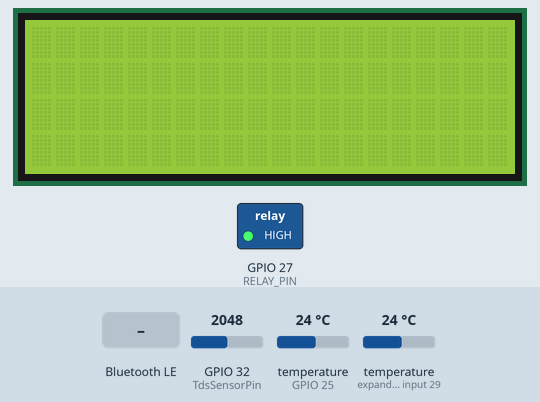
Simulated run of this sketch. Board: ESP32. Shown: 20×4 character LCD, switched loads named in the sketch (green lamp = pin HIGH). Inputs (shaded band) come from the test bench; at power-on: temperature (sensors on GPIO 25, expander input 29) 24 °C, GPIO 32 (TdsSensorPin) = 2048. The local clock reads 2024-03-15 10:24:30 at power-on unless the sketch sets it; EEPROM starts erased; nothing arrives over Bluetooth unless stated; a phone connects over Bluetooth LE 3 s after start; what the sketch prints to the serial monitor is not drawn.

Above: at 2.4 s.
2.5 s: Bluetooth LE write "0" received
At 3.1 s:
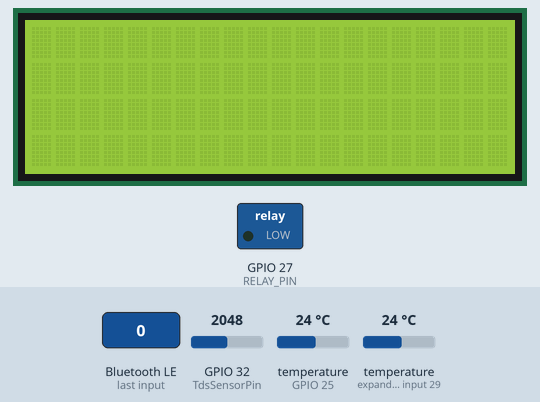
4.2 s: temperature (sensor on GPIO 25) set to 12 °C
At 7.0 s:
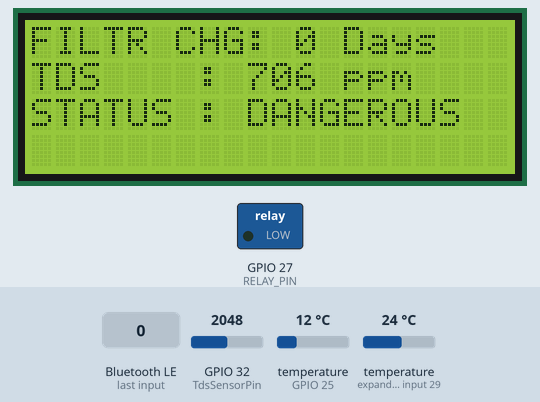
7.2 s: temperature (sensor on expander input 29) set to 12 °C
At 10.0 s:
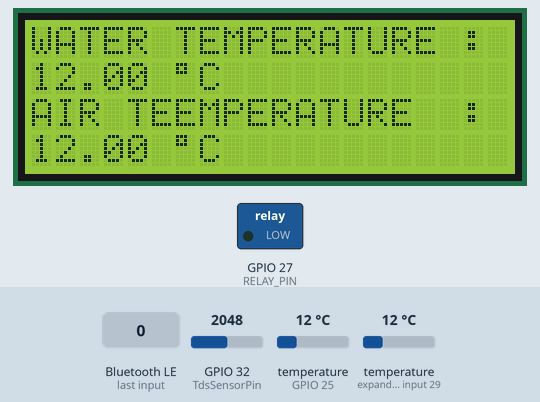
10.2 s: GPIO 32 (TdsSensorPin) set to 2866
At 13.1 s:
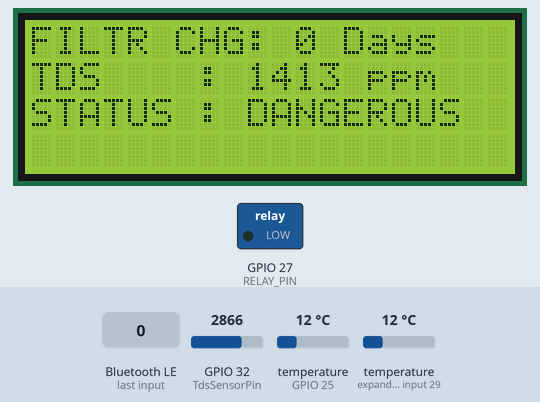
13.2 s: temperature (sensor on GPIO 25) set to 19 °C
At 16.1 s:
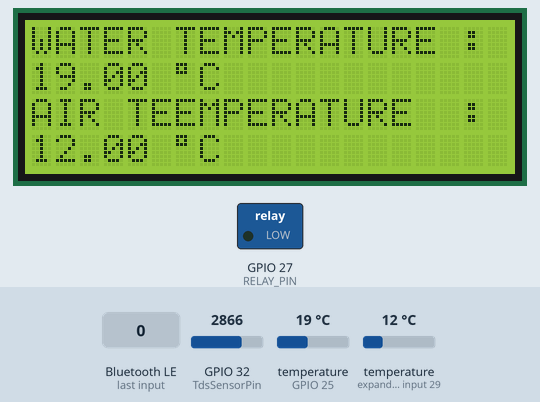
16.2 s: GPIO 32 (TdsSensorPin) set to 491
At 19.3 s:
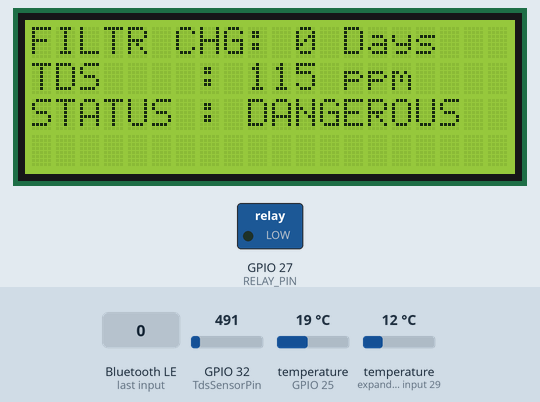
Timing chart, 0 to 20.2 s (numbered marks = the images above; inputs shaded):
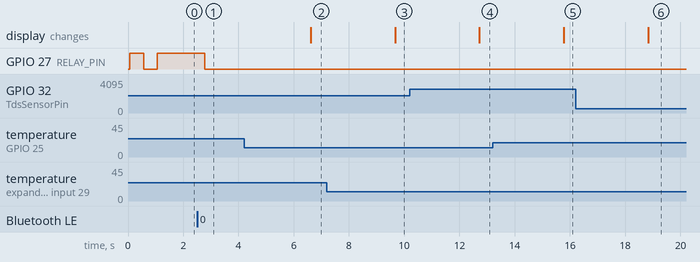

The sketch:

PRI.ino
```cpp
#include <OneWire.h>
#include <DallasTemperature.h>
#include "RTClib.h"
#include <Wire.h>
#include <LiquidCrystal_I2C.h>
#include <BLEDevice.h>
#include <BLEServer.h>
#include <BLEUtils.h>
#include <BLE2902.h>
#include <EEPROM.h>

#define RELAY_PIN 27
#define ONE_WIRE_BUS 25
#define TdsSensorPin 32
#define VREF 3.3   // analog reference voltage(Volt) of the ADC
#define SCOUNT 30  // sum of sample point

int analogBuffer[SCOUNT];  // store the analog value in the array, read from ADC
int analogBufferTemp[SCOUNT];
int analogBufferIndex = 0;
int copyIndex = 0;

int address = 0;

float averageVoltage = 0;
float tdsValue = 0;
float water_temperature = 25;  // current temperature for compensation
String waterStatus = "SAFE";
float air_temperature = 0;
String dateCycle = "";
int daysLeft = 0;

const int numSlides = 2;
int currentSlide = 0;
int targetDay, targetMonth, targetYear;

const char* bleServiceUUID = "4fafc201-1fb5-459e-8fcc-c5c9c331914b";
#define BLEDATAUUID "94bedc82-1bc3-44a8-88bd-17318eb59a44"
const char* deviceName = "BPE Smart Water Fountain";

LiquidCrystal_I2C lcd(0x26, 20, 4);
RTC_DS3231 rtc;
OneWire oneWire(ONE_WIRE_BUS);
DallasTemperature sensors(&oneWire);

BLEServer* pServer = NULL;
BLECharacteristic* pCharacteristic = NULL;
bool deviceConnected = false;

uint8_t sensor2[8] = { 0x28, 0xC8, 0x3E, 0x57, 0x04, 0xE1, 0x3C, 0x6A };
uint8_t sensor1[8] = { 0x28, 0x45, 0x0C, 0x57, 0x04, 0xE1, 0x3C, 0xCD };

DateTime now;


class MyServerCallbacks : public BLEServerCallbacks {
  void onConnect(BLEServer* pServer) {
    deviceConnected = true;
    Serial.println("Device Connected");
  }

  void onDisconnect(BLEServer* pServer) {
    deviceConnected = false;
    Serial.println("Device Disconnected");
    BLEDevice::startAdvertising();
  }
};


void setup() {
  Serial.begin(115200);

  lcd.init();
  lcd.backlight();

  pinMode(RELAY_PIN, OUTPUT);

  digitalWrite(RELAY_PIN, HIGH);
  delay(500);

  digitalWrite(RELAY_PIN, LOW);
  delay(500);

  digitalWrite(RELAY_PIN, HIGH);
  delay(500);

  if (!rtc.begin()) {
    Serial.println("Couldn't find RTC");
    while (1)
      ;
  }

  rtc.adjust(DateTime(__DATE__, __TIME__));

  pinMode(TdsSensorPin, INPUT);


  sensors.begin();

  bleSetup();

  dateCycle = readStringFromEEPROM();
  // Serial.println(dateCycle);
  parseDate(dateCycle.c_str(), &targetDay, &targetMonth, &targetYear);
  Serial.println(targetDay);
}


void loop() {
  handleStatus();
  getTemperature();
  analogSamplingTDS();
  getTDSValue();
  showLCD();

  // lcd.setCursor(0,0);
  // lcd.print("KONTOL");
}

void getTemperature() {
  static unsigned long analogSampleTimepoint = millis();
  if (millis() - analogSampleTimepoint > 3000) {  //every 40 milliseconds,read the analog value from the ADC
    analogSampleTimepoint = millis();
    sensors.requestTemperatures();
    water_temperature = sensors.getTempC(sensor1);
    air_temperature = sensors.getTempC(sensor2);
  }
}

void analogSamplingTDS() {
  static unsigned long analogSampleTimepoint = millis();
  if (millis() - analogSampleTimepoint > 40U) {  //every 40 milliseconds,read the analog value from the ADC
    analogSampleTimepoint = millis();
    analogBuffer[analogBufferIndex] = analogRead(TdsSensorPin);  //read the analog value and store into the buffer
    analogBufferIndex++;
    if (analogBufferIndex == SCOUNT) {
      analogBufferIndex = 0;
    }
  }
}

void getTDSValue() {
  static unsigned long printTimepoint = millis();
  if (millis() - printTimepoint > 200) {
    printTimepoint = millis();
    // sendBLEdata();
    for (copyIndex = 0; copyIndex < SCOUNT; copyIndex++) {
      analogBufferTemp[copyIndex] = analogBuffer[copyIndex];

      // read the analog value more stable by the median filtering algorithm, and convert to voltage value
      averageVoltage = getMedianNum(analogBufferTemp, SCOUNT) * (float)VREF / 4096.0;

      //temperature compensation formula: fFinalResult(25^C) = fFinalResult(current)/(1.0+0.02*(fTP-25.0));
      float compensationCoefficient = 1.0 + 0.02 * (water_temperature - 25.0);
      //temperature compensation
      float compensationVoltage = averageVoltage / compensationCoefficient;

      //convert voltage value to tds value
      tdsValue = (133.42 * compensationVoltage * compensationVoltage * compensationVoltage - 255.86 * compensationVoltage * compensationVoltage + 857.39 * compensationVoltage) * 0.5;
      tdsValue = tdsValue/1.5;
      //Serial.print("voltage:");
      //Serial.print(averageVoltage,2);
      //Serial.print("V   ");
      // Serial.print("TDS Value:");
      // Serial.print(tdsValue,0);
      // Serial.println("ppm");
    }
  }
}

// median filtering algorithm
int getMedianNum(int bArray[], int iFilterLen) {
  int bTab[iFilterLen];
  for (byte i = 0; i < iFilterLen; i++)
    bTab[i] = bArray[i];
  int i, j, bTemp;
  for (j = 0; j < iFilterLen - 1; j++) {
    for (i = 0; i < iFilterLen - j - 1; i++) {
      if (bTab[i] > bTab[i + 1]) {
        bTemp = bTab[i];
        bTab[i] = bTab[i + 1];
        bTab[i + 1] = bTemp;
      }
    }
  }
  if ((iFilterLen & 1) > 0) {
    bTemp = bTab[(iFilterLen - 1) / 2];
  } else {
    bTemp = (bTab[iFilterLen / 2] + bTab[iFilterLen / 2 - 1]) / 2;
  }
  return bTemp;
}


void showLCD() {
  now = rtc.now();
  static unsigned long previousMillis = millis();

  if (millis() - previousMillis >= 3000) {
    sendBLEdata();
    filterChangeDays();

    // It's time to change the slide
    currentSlide = (currentSlide + 1) % numSlides;
    if (currentSlide == 0) {
      lcd.clear();
      lcd.setCursor(0, 0);
      lcd.print("WATER TEMPERATURE :");
      lcd.setCursor(0, 1);
      lcd.print(String(water_temperature) + " " + (char)223 + "C");
      lcd.setCursor(0, 2);
      lcd.print("AIR TEEMPERATURE  : ");
      lcd.setCursor(0, 3);
      lcd.print(String(air_temperature) + " " + (char)223 + "C");
    } else if (currentSlide == 1) {
      lcd.clear();
      lcd.setCursor(0, 0);
      lcd.print("FILTR CHG: " + String(daysLeft) + " Days");
      // lcd.print("DATE   : " + String(now.day()) + "/" + String(now.month()) + "/" + String(now.year()));
      lcd.setCursor(0, 1);
      lcd.print("TDS    : " + String(tdsValue, 0) + " ppm");
      lcd.setCursor(0, 2);
      lcd.print("STATUS : " + waterStatus);
    }

    previousMillis = millis();
  }
}

class MyCharacteristicCallbacks : public BLECharacteristicCallbacks {
  void onWrite(BLECharacteristic* pCharacteristic) {
    std::string value = pCharacteristic->getValue();
    String vall;
    if (value.length() > 0) {
      Serial.println("*********");
      Serial.print("New value received: ");
      for (int i = 0; i < value.length(); i++) {
        // Serial.print(value[i]);
        vall += value[i];
      }
      Serial.println(vall);
      writeStringToEEPROM(vall);
      Serial.println();
      Serial.println("*********");
      dateCycle = readStringFromEEPROM();
      // Serial.println(dateCycle);
      parseDate(dateCycle.c_str(), &targetDay, &targetMonth, &targetYear);
    }
  }
};

void bleSetup() {
  BLEDevice::init(deviceName);

  // Create the BLE Server
  pServer = BLEDevice::createServer();
  pServer->setCallbacks(new MyServerCallbacks());

  // Create the BLE Service
  BLEService* pService = pServer->createService(bleServiceUUID);

  // Create the BLE Characteristic
  pCharacteristic = pService->createCharacteristic(
    BLEDATAUUID,
    BLECharacteristic::PROPERTY_READ | BLECharacteristic::PROPERTY_WRITE | BLECharacteristic::PROPERTY_NOTIFY);

  pCharacteristic->addDescriptor(new BLE2902());

  pCharacteristic->setCallbacks(new MyCharacteristicCallbacks());
  // Start the service
  pService->start();

  // Advertise the service
  BLEAdvertising* pAdvertising = pServer->getAdvertising();
  pAdvertising->addServiceUUID(pService->getUUID());
  pAdvertising->setScanResponse(true);
  pAdvertising->setMinPreferred(0x06);  // functions that help with iPhone connections issue
  pAdvertising->setMinPreferred(0x12);
  BLEDevice::startAdvertising();
}

void writeStringToEEPROM(String data) {
  EEPROM.begin(512);  // Initialize EEPROM with size (you can adjust the size based on your needs)

  // Write each character of the string to EEPROM
  for (int i = 0; i < data.length(); i++) {
    EEPROM.write(address + i, data[i]);
  }

  EEPROM.write(address + data.length(), '\0');  // Null-terminate the string
  EEPROM.commit();                              // Commit the changes
  EEPROM.end();                                 // Free up resources
}


String readStringFromEEPROM() {
  String result = "";
  EEPROM.begin(512);  // Initialize EEPROM with size (should match the size used for writing)

  // Read each character from EEPROM until null terminator is reached
  for (int i = 0;; i++) {
    char c = EEPROM.read(address + i);
    if (c == '\0') {
      break;
    }
    result += c;
  }

  EEPROM.end();  // Free up resources
  return result;
}

int valll = 0;

void sendBLEdata() {
  if (deviceConnected) {
    valll++;
    String dataToSend = String(tdsValue, 0) + "#" + String(water_temperature, 0) + "#" + String(air_temperature, 0) + "#" + String(daysLeft) + "#" + waterStatus + "#";
    Serial.println(dataToSend);
    pCharacteristic->setValue(dataToSend.c_str());
    pCharacteristic->notify();
  }
}


void parseDate(const char* dateString, int* day, int* month, int* year) {
  // Make a copy of the input string because strtok modifies the string
  char dateStringCopy[strlen(dateString) + 1];
  strcpy(dateStringCopy, dateString);

  // Tokenize the string using '/'
  char* token = strtok(dateStringCopy, "/");
  *day = atoi(token);

  token = strtok(NULL, "/");
  *month = atoi(token);

  token = strtok(NULL, "/");
  *year = atoi(token);
}

void filterChangeDays() {
  DateTime targetDate = DateTime(targetYear, targetMonth, targetDay, 0, 0, 0);

  if (now < targetDate) {
    TimeSpan timeLeft = targetDate - now;
    daysLeft = timeLeft.days();

    Serial.print("Days Left: ");
    Serial.println(daysLeft);
  } else {
    Serial.println("Target date reached!");
  }
}

void handleStatus() {
  if (tdsValue >= 500 || daysLeft == 0 ) {
    waterStatus =  "DANGEROUS";
    digitalWrite(RELAY_PIN, LOW);
  }
  else {
  waterStatus = "SAFE";
  digitalWrite(RELAY_PIN, HIGH);
  }
}
```

Measured:
- after the input at 2.5 s, GPIO 27 (RELAY_PIN): HIGH → LOW after 0.28 s
- after the input at 4.2 s, the display: changes after 2.4 s (image 2)
- after the input at 7.2 s, the display: changes after 2.5 s (image 3)
- after the input at 10.2 s, the display: changes after 2.5 s (image 4)
- after the input at 13.2 s, the display: changes after 2.6 s (image 5)
- after the input at 16.2 s, the display: changes after 2.6 s (image 6)
